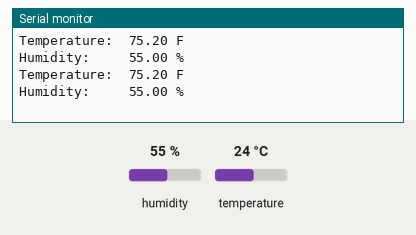
Simulated run of this sketch. Board: Arduino Uno, built with avr-gcc and run on an emulated ATmega328P. Shown: the last lines printed to the serial monitor. Wiring (inferred from the names in the program): DHT11 sensor: data pin 7. Inputs (shaded band) come from the test bench; at power-on: humidity 55 %, temperature 24 °C.

Above: at 5.8 s.
5.9 s: humidity set to 22 %
At 11.2 s:
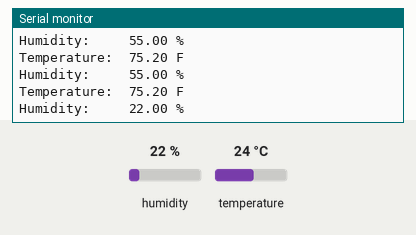
11.9 s: temperature set to 12 °C
At 15.8 s:
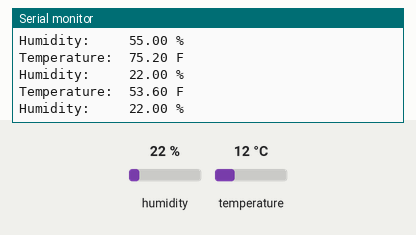
17.9 s: humidity set to 40 %
At 20.5 s:
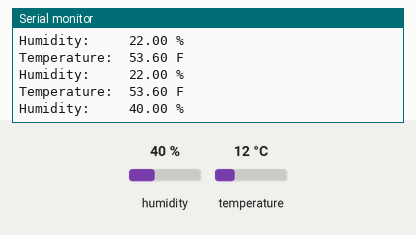
Timing chart, 0 to 22.0 s (numbered marks = the images above; inputs shaded):
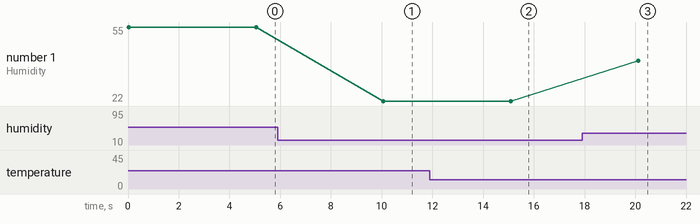

The sketch:

DHT11.ino
```cpp
#include <dht.h>
dht DHT;

#define DHT11_PIN 7

void setup(){
  Serial.begin(115200);
}

void loop(){
  int chk = DHT.read11(DHT11_PIN);
  Serial.println("Temperature:  " +
                  String((1.8*DHT.temperature)+32) +
                  " F");
  Serial.println("Humidity:     " +
                String(DHT.humidity) +
                " %");
    delay(5000);
}
```

Measured:
- after the input at 5.9 s, the serial monitor: prints a new line after 4.2 s (image 1)
- after the input at 11.9 s, the serial monitor: prints a new line after 3.2 s (image 2)
- after the input at 17.9 s, the serial monitor: prints a new line after 2.2 s (image 3)
- plotted number 1: 55 → 22 after the input at 5.9 s, 22 → 40 after the input at 17.9 s
